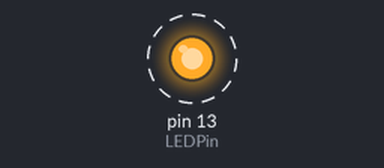
Bench run of a sketch on a simulated Arduino Uno, built with avr-gcc and run on an emulated ATmega328P. Shown: output pins drawn as LEDs (lit = HIGH). Dashed ring = blinking.

Above: at 0.05 s.
Timing chart, 0 to 3.0 s (numbered marks = the images above):
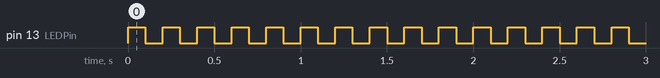

Measured:
- by itself, pin 13 (LEDPin): alternates HIGH for 0.10 s and LOW for 0.10 s

The sketch:

sketch1_Blink_2210.ino
```cpp
/*
 * Sketching mit Hardware
DMP - Vertiefung Medieninformatik 2 - WS2526 - Sketching mit Hardware

- Simple LED Circuit
how an LED can be controlled by the Arduino

Marcos Martinez
*/

//Set the LED Pin constant globally
//The LED is connected to Pin 8 of the Arduino
#define LEDPin 13


// the setup function runs once when you press reset or power the board
void setup() {
  // initialize LED Pin as an output.
  pinMode(LEDPin, OUTPUT);
}

// the loop function runs over and over again forever
void loop() {
  //Turn the LED On
  digitalWrite(LEDPin, HIGH);
  //Wait 1 second
  delay(100);
  //Turn the LED Off
  digitalWrite(LEDPin, LOW);
  //Wait 1 second
  delay(100);
}
```
